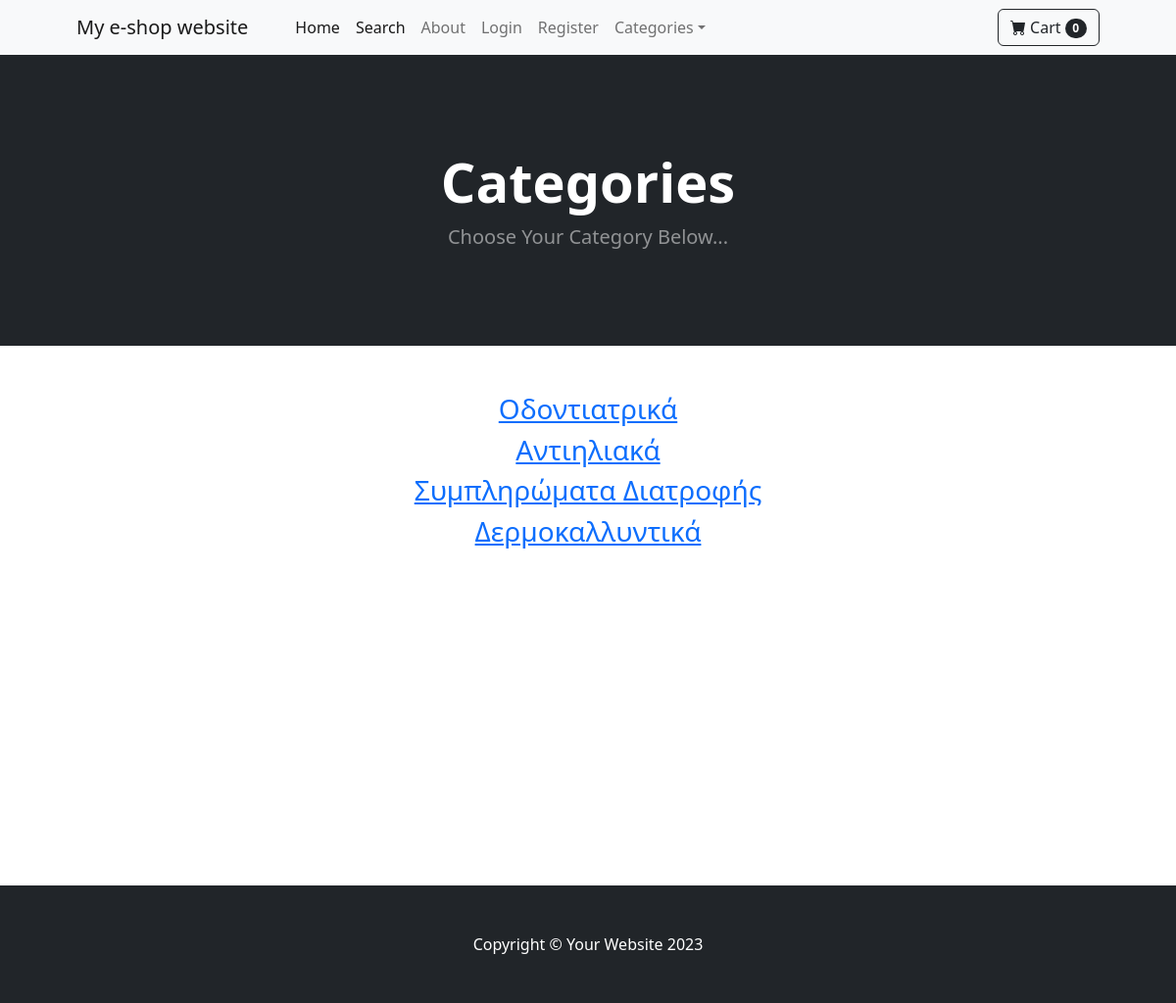
The app's page /category_summary/ with its own data.
### store/models.py (models this page shows)
class Category(models.Model):
    name = models.CharField(max_length=50)
    def __str__(self):
        return self.name
    class Meta:
        verbose_name_plural = 'categories'

### store/views.py (the view)
# urls.py: path('category_summary/', views.category_summary, name='category_summary'),
def category_summary(request):
    categories = Category.objects.all()
    return render(request, 'category_summary.html', {"categories": categories})

### cart/cart.py (called while the page is built)
    def __len__(self):
        return len(self.cart)

### cart/context_processors.py (called while the page is built)
def cart(request):
    return {'cart': Cart(request)}

### store/templates/category_summary.html
{% extends 'base.html' %}
{% block content %}
        <header class="bg-dark py-5">
            <div class="container px-4 px-lg-5 my-5">
                <div class="text-center text-white">
                    <h1 class="display-4 fw-bolder">Categories</h1>
                    <p class="lead fw-normal text-white-50 mb-0">Choose Your Category Below...</p>
                </div>
            </div>
        </header>
        <div class="container">
        	<div class="row">
        		<center>
        			<div class="col-8">
        				<br/><br/>
                        {% for category in categories %}
<h3><a href="{% url 'category' category %}">{{ category }}</a></h3>
                        {% endfor %}
<br/><br/><br/><br/><br/><br/><br/><br/><br/><br/><br/><br/><br/><br/>
        			</div>
        		</center>
        	</div>
        </div>
{% endblock %}

### records on screen
Category: name "Οδοντιατρικά"
Category: name "Αντιηλιακά"
Category: name "Συμπληρώματα Διατροφής"
Category: name "Δερμοκαλλυντικά"

### other values on screen
{{ cart|length }} "0"
